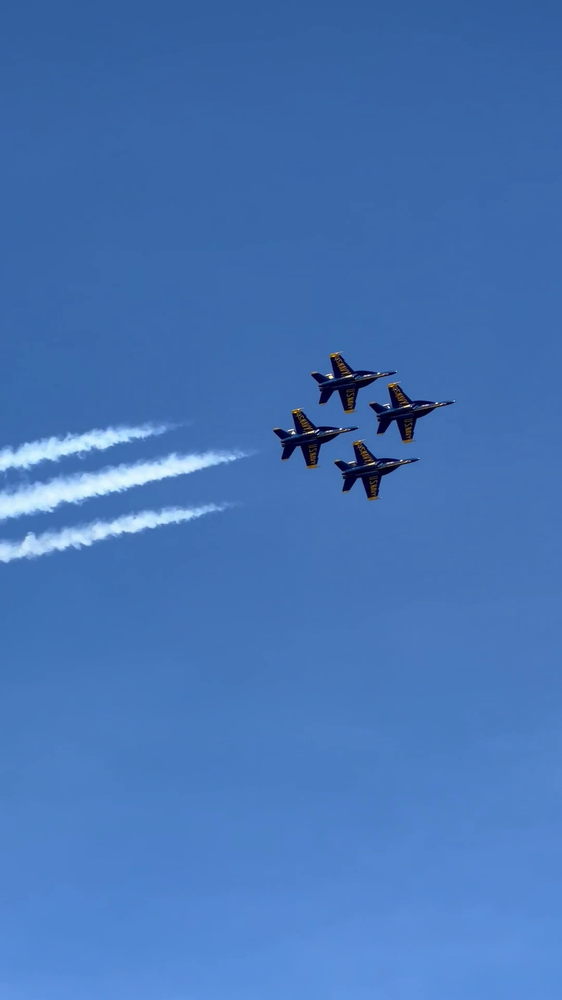
#> input picture data/extracted_frames/blue_angels_formation/frame_150.png, 562 x 1000 px, shrunk from 1080 x 1920 before the run
$ jupyter execute shi_tomasi_corners.ipynb   (older library calls are emulated)
#> lines starting #> are read from the running program, lines starting #| are printed output that depends on the picture; after the words box and inside, x2 and y2 are one past the last pixel; in counts of white or black regions, pixels touching at a corner belong together
[cell 1]
import cv2
import numpy as np
import matplotlib.pyplot as plt
import os
import sys

[cell 2]
def shi_tomasi_corners(img, max_corners=15, ksize=3):
    # Ensure the input is already in float format for processing
    gray = np.float32(img)

    # Compute image gradients (Ix, Iy) using Sobel filters
    Ix = cv2.Sobel(gray, cv2.CV_64F, 1, 0, ksize=ksize)
    Iy = cv2.Sobel(gray, cv2.CV_64F, 0, 1, ksize=ksize)

    # Compute elements of the covariance matrix
    Ixx = Ix * Ix
    Iyy = Iy * Iy
    Ixy = Ix * Iy

    # Apply Gaussian filter to the matrix elements
    Ixx = cv2.GaussianBlur(Ixx, (ksize, ksize), 0)
    Iyy = cv2.GaussianBlur(Iyy, (ksize, ksize), 0)
    Ixy = cv2.GaussianBlur(Ixy, (ksize, ksize), 0)

    # Compute the minimum eigenvalue (Shi-Tomasi score) for each pixel
    det_M = Ixx * Iyy - Ixy ** 2
    trace_M = Ixx + Iyy
    response = det_M - 0.04 * trace_M ** 2

    # Flatten the response matrix and get top N corners
    flat_response = response.flatten()
    top_indices = np.argsort(flat_response)[-max_corners:]

    # Convert flat indices back to 2D coordinates
    coords = np.array(np.unravel_index(top_indices, response.shape)).T

    # Draw corners on the original grayscale image
    result_img = img.copy()
    for (y, x) in coords:
        cv2.circle(result_img, (x, y), 3, 255, -1)  # Draw in white

    return result_img, coords

[cell 3]
img_name = "extracted_frames/blue_angels_formation/frame_150.png"
img_file = os.path.join('data', img_name)
img_file_out = os.path.join('test_results', img_name)

if not (os.path.isfile(img_file)):
    sys.exit(f"File not found: {img_file}")
if not os.path.isdir(os.path.dirname(img_file_out)):
    os.makedirs(os.path.dirname(img_file_out))

img = cv2.imread(img_file, cv2.IMREAD_GRAYSCALE)  # Load as grayscale
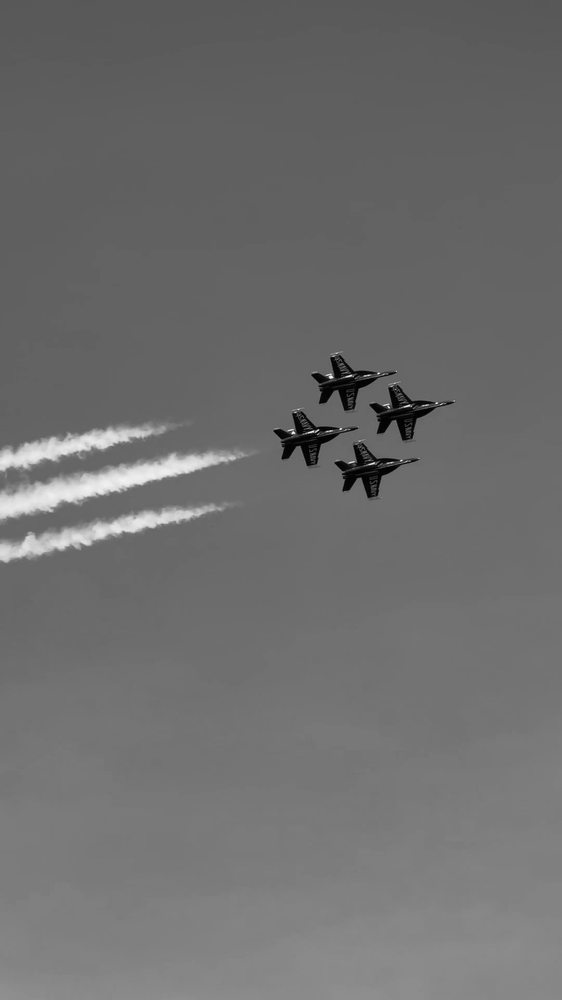
#> img: shape (1000, 562); min 0, max 252, mean 109.7
result, corners = shi_tomasi_corners(img)
#> in shi_tomasi_corners, `Ix = cv2.Sobel(gray, cv2.CV_64F, 1, 0, ksize=ksize)`:
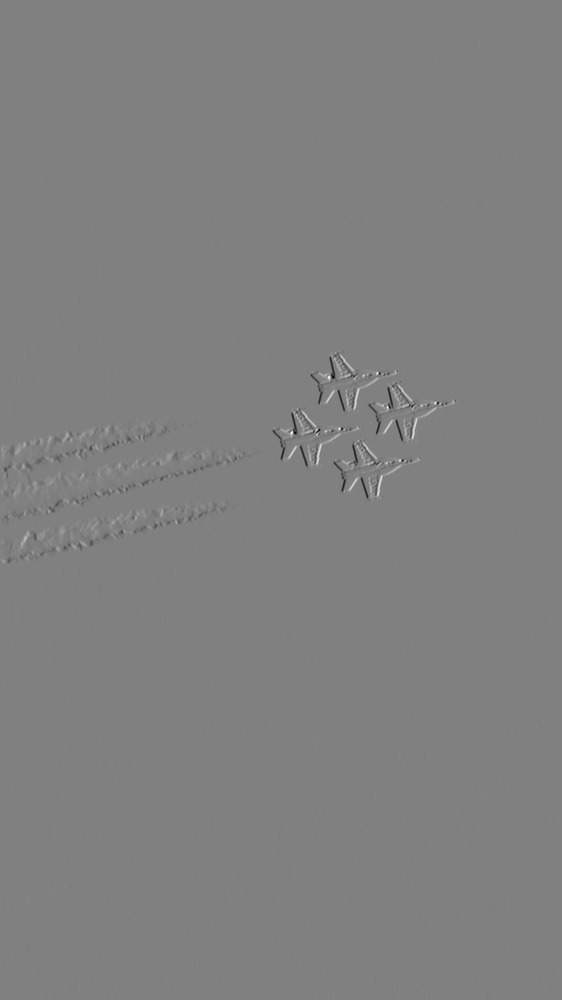
#> Ix: shape (1000, 562) float64; min -581, max 572, mean 0; drawn with min black and max white
#> in shi_tomasi_corners, `Ixx = Ix * Ix`:
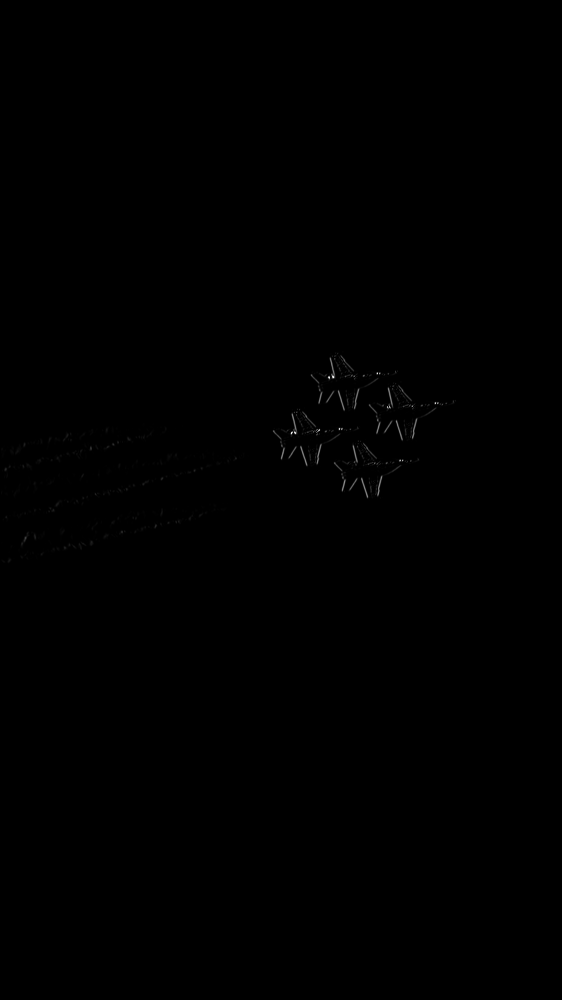
#> Ixx: shape (1000, 562) float64; min 0, max 337561, mean 328.1; drawn with min black and max white
#> in shi_tomasi_corners, `top_indices = np.argsort(flat_response)[-max_corners:]`: top_indices = [241438, 212207, 212766, 212204, 243639, 212203, 243078, 241978, 243077, 243076, 243637, 241416, 243640, 212206, 243638]
#> in shi_tomasi_corners, `coords = np.array(np.unravel_index(top_indices, response.shape)).T`: coords = 15 rows, first 8: [429, 340], [377, 333], [378, 330], [377, 330], [433, 293], [377, 329], [432, 294], [430, 318]
#> the loop in shi_tomasi_corners, `for (y, x) in coords:` made 15 passes
#> (y, x) on passes 1 to 12: (429, 340), (377, 333), (378, 330), (377, 330), (433, 293), (377, 329), (432, 294), (430, 318), (432, 293), (432, 292), (433, 291), (429, 318)
#> after the loop in shi_tomasi_corners, `for (y, x) in coords:`: result_img: shape (1000, 562); 0.03% of pixels changed, all inside (x1, y1, x2, y2) = (288, 374, 344, 437)
#> corners has the same summary as coords in shi_tomasi_corners

print("Detected corners:", corners)
#> (printed output is left out)

# Display the image with corners
plt.title("Shi-Tomasi Corners")
plt.axis('off')
plt.imsave(img_file_out, result, cmap='gray')
plt.imshow(result, cmap='gray')
plt.show()

$ run again, with data/extracted_frames/blue_angels_formation/frame_0.png copied over data/extracted_frames/blue_angels_formation/frame_150.png
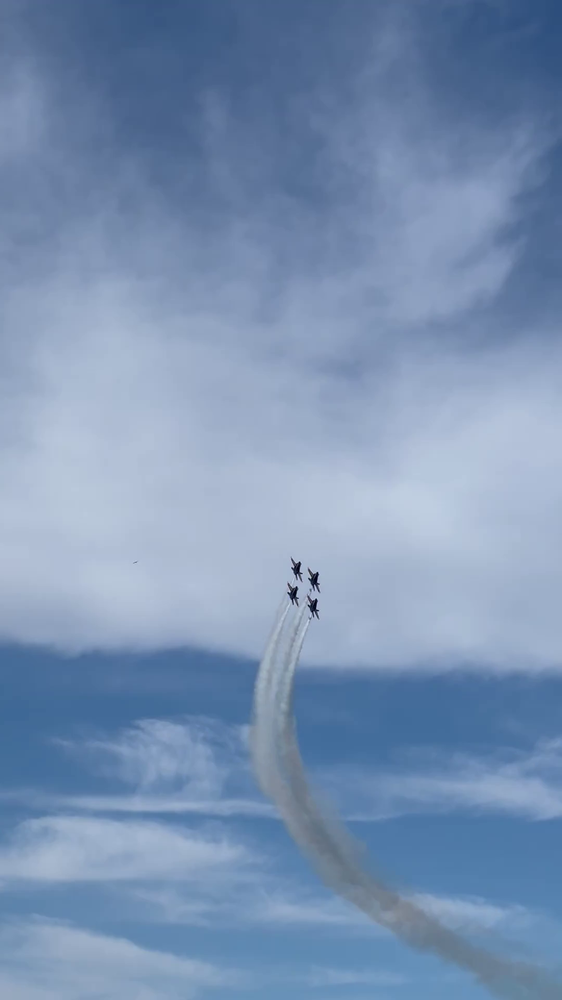
#> input picture data/extracted_frames/blue_angels_formation/frame_0.png, 562 x 1000 px, shrunk from 1080 x 1920 before the run
#> in shi_tomasi_corners, `Ixx = Ix * Ix`:
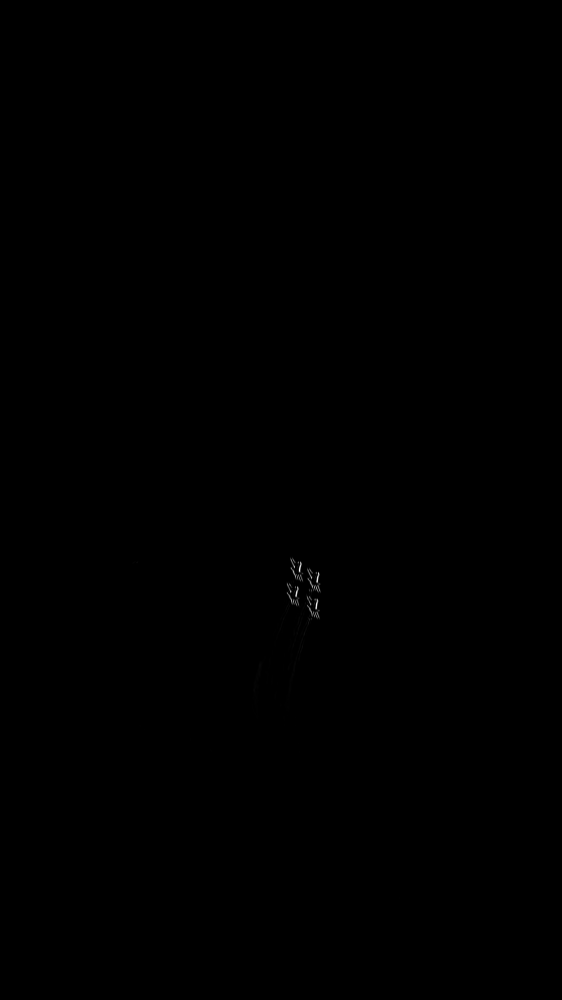
#> Ixx: shape (1000, 562) float64; min 0, max 558009, mean 193.8; drawn with min black and max white
#> top_indices = [315581, 332994, 318947, 332432, 325146, 332993, 332431, 324584, 336953, 329628, 322343, 330190, 321781, 336954, 316143]
#> coords = 15 rows, first 8: [561, 299], [592, 290], [567, 293], [591, 290], [578, 310], [592, 289], [591, 289], [577, 310]
#> the loop in shi_tomasi_corners, `for (y, x) in coords:` made 15 passes
#> after the loop in shi_tomasi_corners, `for (y, x) in coords:`:
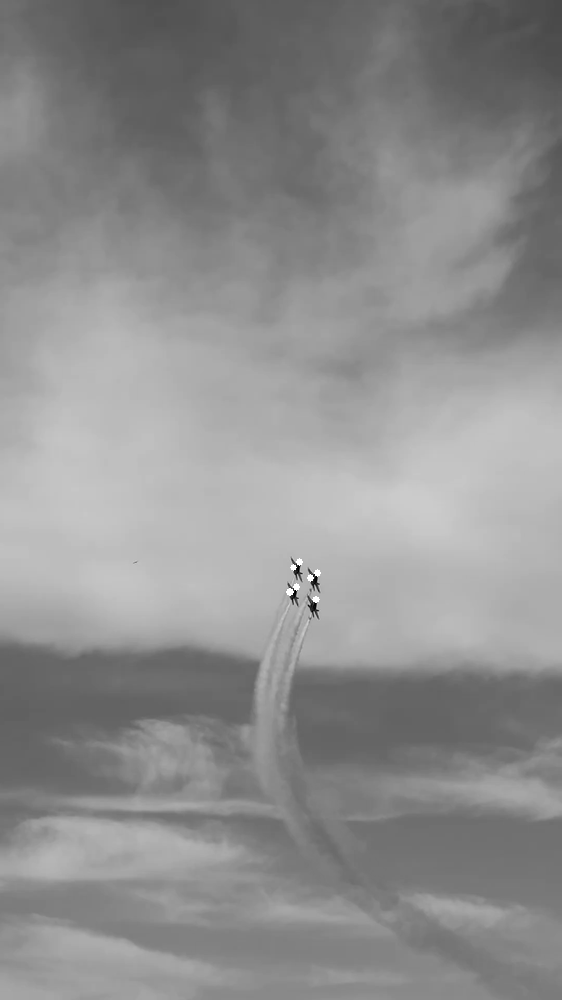
#> result_img: shape (1000, 562); min 1, max 255, mean 142.3
#> corners has the same summary as coords in shi_tomasi_corners
#> (printed output is left out)

$ run again, with data/extracted_frames/blue_angels_formation/frame_200.png copied over data/extracted_frames/blue_angels_formation/frame_150.png
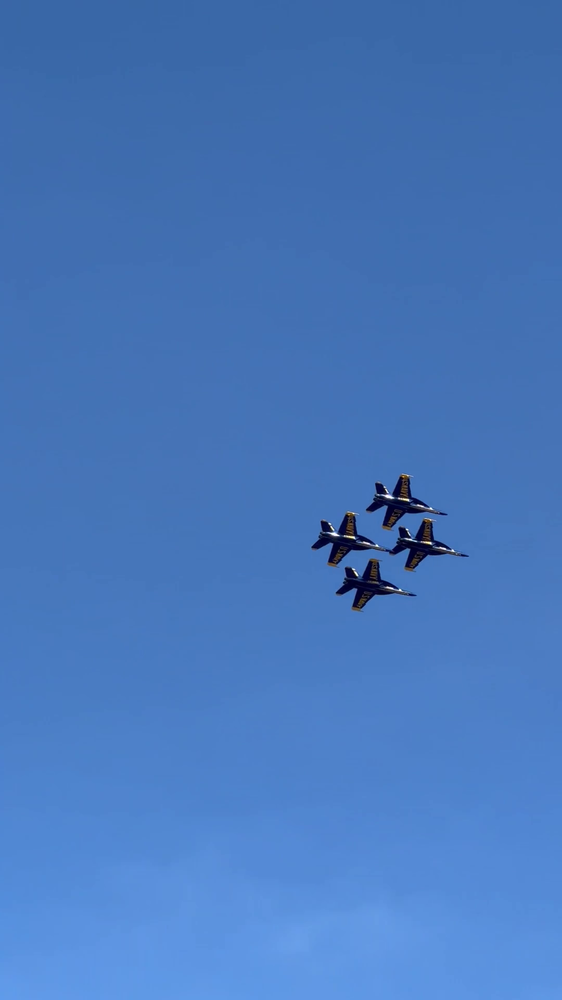
#> input picture data/extracted_frames/blue_angels_formation/frame_200.png, 562 x 1000 px, shrunk from 1080 x 1920 before the run
#> in shi_tomasi_corners, `Ixx = Ix * Ix`:
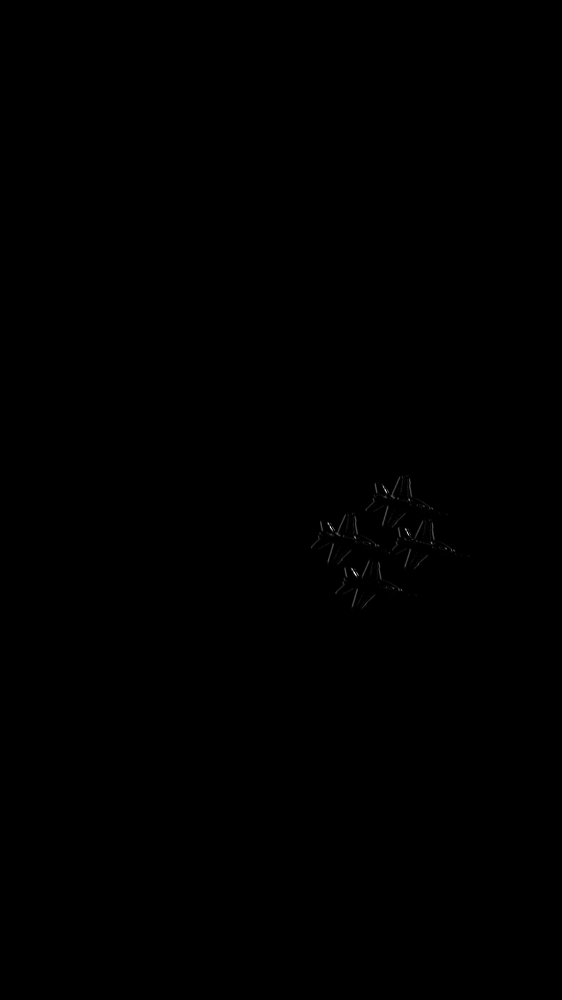
#> Ixx: shape (1000, 562) float64; min 0, max 620944, mean 288.1; drawn with min black and max white
#> in shi_tomasi_corners, `Ixy = cv2.GaussianBlur(Ixy, (ksize, ksize), 0)`:
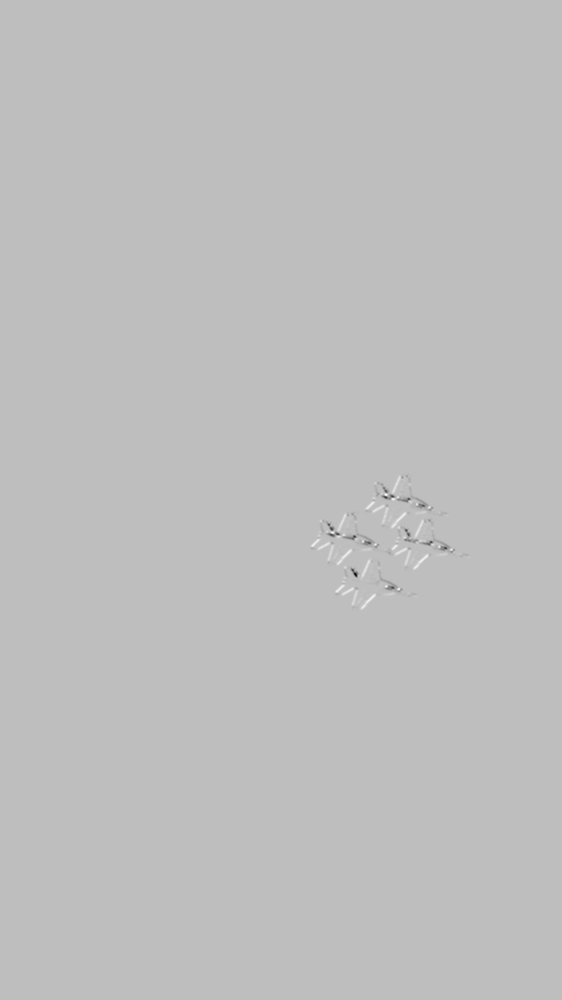
#> Ixy: shape (1000, 562) float64; min -222674.6, max 74727.9, mean -45.7; drawn with min black and max white
#> top_indices = [280269, 306159, 280846, 301007, 279707, 302711, 279706, 305596, 281409, 302148, 323507, 301008, 302710, 281408, 305597]
#> coords = 15 rows, first 8: [498, 393], [544, 431], [499, 408], [535, 337], [497, 393], [538, 355], [497, 392], [543, 430]
#> the loop in shi_tomasi_corners, `for (y, x) in coords:` made 15 passes
#> corners has the same summary as coords in shi_tomasi_corners
#> (printed output is left out)
